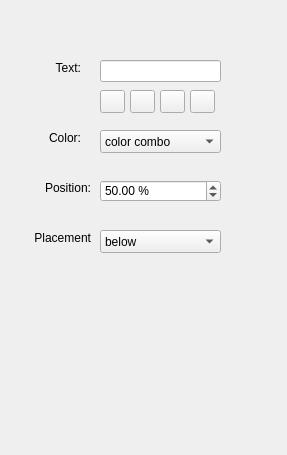
<?xml version="1.0" encoding="UTF-8"?>
<ui version="4.0">
 <class>Form</class>
 <widget class="QWidget" name="Form">
  <property name="geometry">
   <rect>
    <x>0</x>
    <y>0</y>
    <width>287</width>
    <height>455</height>
   </rect>
  </property>
  <property name="windowTitle">
   <string>Form</string>
  </property>
  <widget class="QLabel" name="label_3">
   <property name="geometry">
    <rect>
     <x>10</x>
     <y>60</y>
     <width>71</width>
     <height>16</height>
    </rect>
   </property>
   <property name="text">
    <string>Text:</string>
   </property>
   <property name="alignment">
    <set>Qt::AlignRight|Qt::AlignTrailing|Qt::AlignVCenter</set>
   </property>
   <property name="buddy">
    <cstring>comboBox_2</cstring>
   </property>
  </widget>
  <widget class="QLabel" name="label_4">
   <property name="geometry">
    <rect>
     <x>10</x>
     <y>130</y>
     <width>71</width>
     <height>16</height>
    </rect>
   </property>
   <property name="text">
    <string>Color:</string>
   </property>
   <property name="alignment">
    <set>Qt::AlignRight|Qt::AlignTrailing|Qt::AlignVCenter</set>
   </property>
   <property name="buddy">
    <cstring>comboBox_2</cstring>
   </property>
  </widget>
  <widget class="QComboBox" name="comboBox_7">
   <property name="geometry">
    <rect>
     <x>100</x>
     <y>130</y>
     <width>121</width>
     <height>23</height>
    </rect>
   </property>
   <item>
    <property name="text">
     <string>color combo</string>
    </property>
   </item>
  </widget>
  <widget class="QLineEdit" name="lineEdit">
   <property name="geometry">
    <rect>
     <x>100</x>
     <y>60</y>
     <width>121</width>
     <height>22</height>
    </rect>
   </property>
  </widget>
  <widget class="QToolButton" name="toolButton">
   <property name="geometry">
    <rect>
     <x>100</x>
     <y>90</y>
     <width>25</width>
     <height>23</height>
    </rect>
   </property>
   <property name="icon">
    <iconset theme="format-justify-left"/>
   </property>
   <property name="checkable">
    <bool>true</bool>
   </property>
   <attribute name="buttonGroup">
    <string notr="true">buttonGroup</string>
   </attribute>
  </widget>
  <widget class="QToolButton" name="toolButton_2">
   <property name="geometry">
    <rect>
     <x>160</x>
     <y>90</y>
     <width>25</width>
     <height>23</height>
    </rect>
   </property>
   <property name="icon">
    <iconset theme="format-justify-right"/>
   </property>
   <property name="checkable">
    <bool>true</bool>
   </property>
   <attribute name="buttonGroup">
    <string notr="true">buttonGroup</string>
   </attribute>
  </widget>
  <widget class="QToolButton" name="toolButton_3">
   <property name="geometry">
    <rect>
     <x>130</x>
     <y>90</y>
     <width>25</width>
     <height>23</height>
    </rect>
   </property>
   <property name="icon">
    <iconset theme="format-justify-center"/>
   </property>
   <property name="checkable">
    <bool>true</bool>
   </property>
   <attribute name="buttonGroup">
    <string notr="true">buttonGroup</string>
   </attribute>
  </widget>
  <widget class="QToolButton" name="toolButton_4">
   <property name="geometry">
    <rect>
     <x>190</x>
     <y>90</y>
     <width>25</width>
     <height>23</height>
    </rect>
   </property>
   <property name="icon">
    <iconset theme="format-justify-fill"/>
   </property>
   <property name="checkable">
    <bool>true</bool>
   </property>
   <attribute name="buttonGroup">
    <string notr="true">buttonGroup</string>
   </attribute>
  </widget>
  <widget class="QLabel" name="label_5">
   <property name="geometry">
    <rect>
     <x>20</x>
     <y>180</y>
     <width>71</width>
     <height>16</height>
    </rect>
   </property>
   <property name="text">
    <string>Position:</string>
   </property>
   <property name="alignment">
    <set>Qt::AlignRight|Qt::AlignTrailing|Qt::AlignVCenter</set>
   </property>
   <property name="buddy">
    <cstring>comboBox_2</cstring>
   </property>
  </widget>
  <widget class="QDoubleSpinBox" name="doubleSpinBox_2">
   <property name="geometry">
    <rect>
     <x>100</x>
     <y>180</y>
     <width>121</width>
     <height>22</height>
    </rect>
   </property>
   <property name="suffix">
    <string> %</string>
   </property>
   <property name="maximum">
    <double>100.000000000000000</double>
   </property>
   <property name="singleStep">
    <double>5.000000000000000</double>
   </property>
   <property name="value">
    <double>50.000000000000000</double>
   </property>
  </widget>
  <widget class="QLabel" name="label_6">
   <property name="geometry">
    <rect>
     <x>20</x>
     <y>230</y>
     <width>71</width>
     <height>16</height>
    </rect>
   </property>
   <property name="text">
    <string>Placement</string>
   </property>
   <property name="alignment">
    <set>Qt::AlignRight|Qt::AlignTrailing|Qt::AlignVCenter</set>
   </property>
   <property name="buddy">
    <cstring>comboBox_2</cstring>
   </property>
  </widget>
  <widget class="QComboBox" name="comboBox_8">
   <property name="geometry">
    <rect>
     <x>100</x>
     <y>230</y>
     <width>121</width>
     <height>23</height>
    </rect>
   </property>
   <item>
    <property name="text">
     <string>below</string>
    </property>
   </item>
   <item>
    <property name="text">
     <string>inside</string>
    </property>
   </item>
   <item>
    <property name="text">
     <string>above</string>
    </property>
   </item>
  </widget>
 </widget>
 <resources/>
 <connections/>
 <buttongroups>
  <buttongroup name="buttonGroup"/>
 </buttongroups>
</ui>
